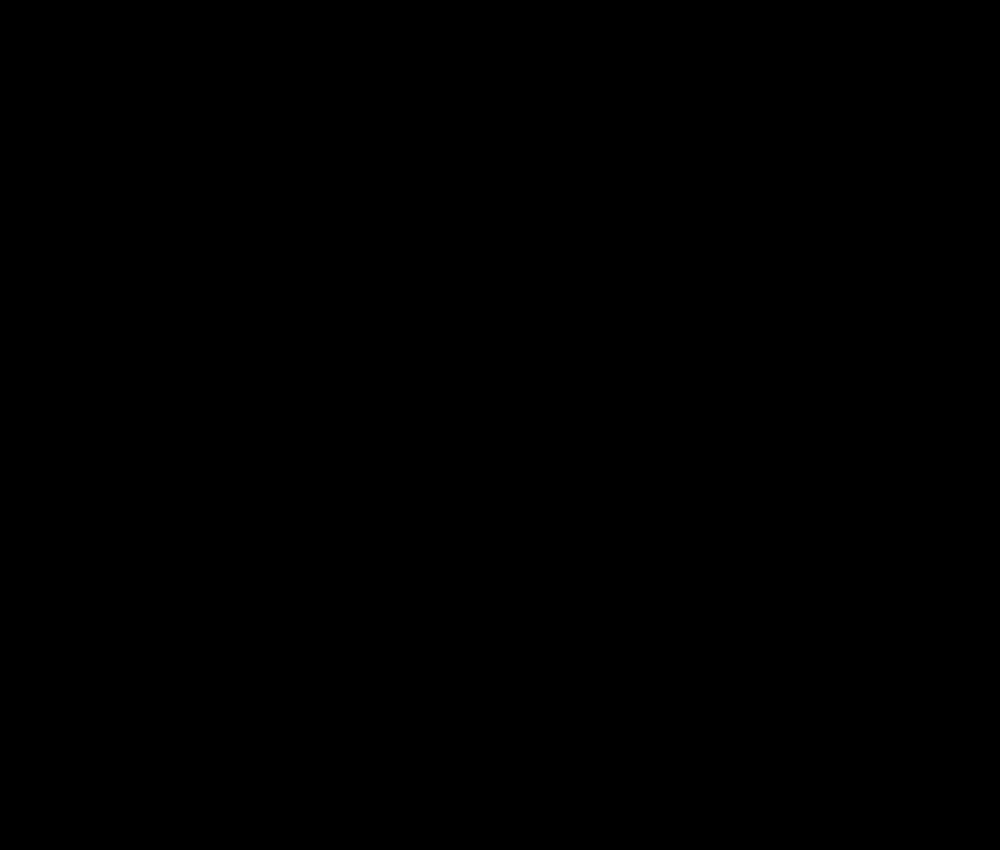
Frame 1 (no input)
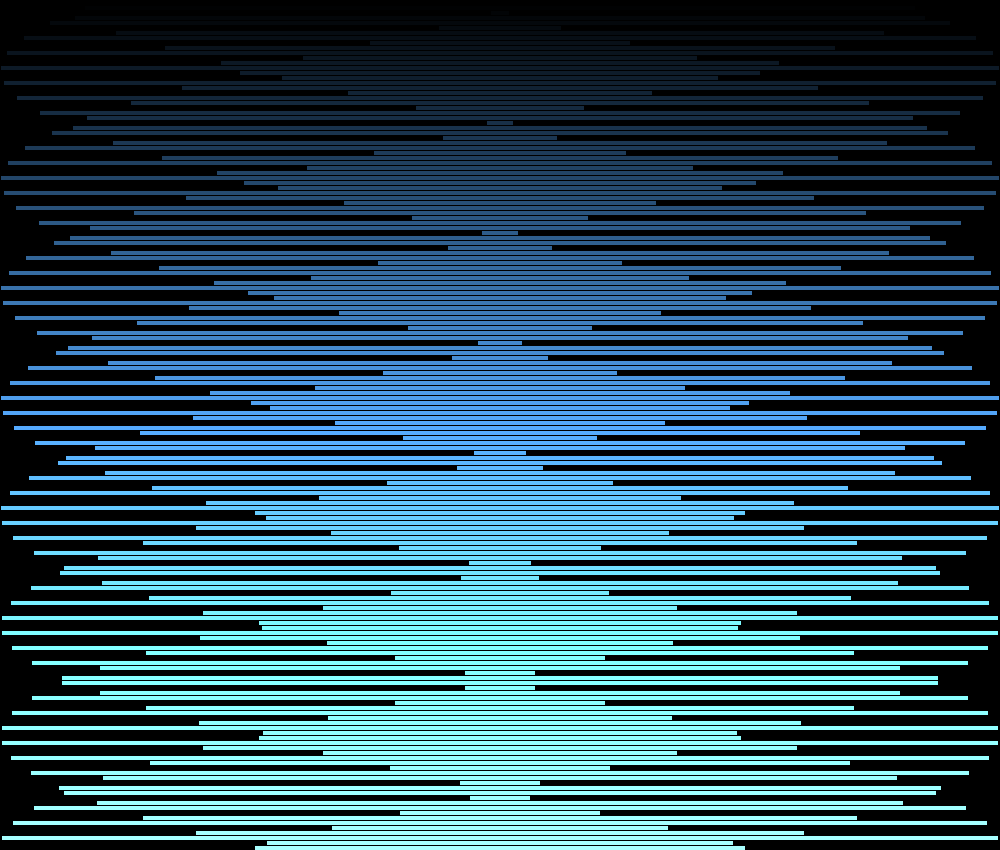
Frame 60 (the mouse pressed at the canvas centre just before this capture)
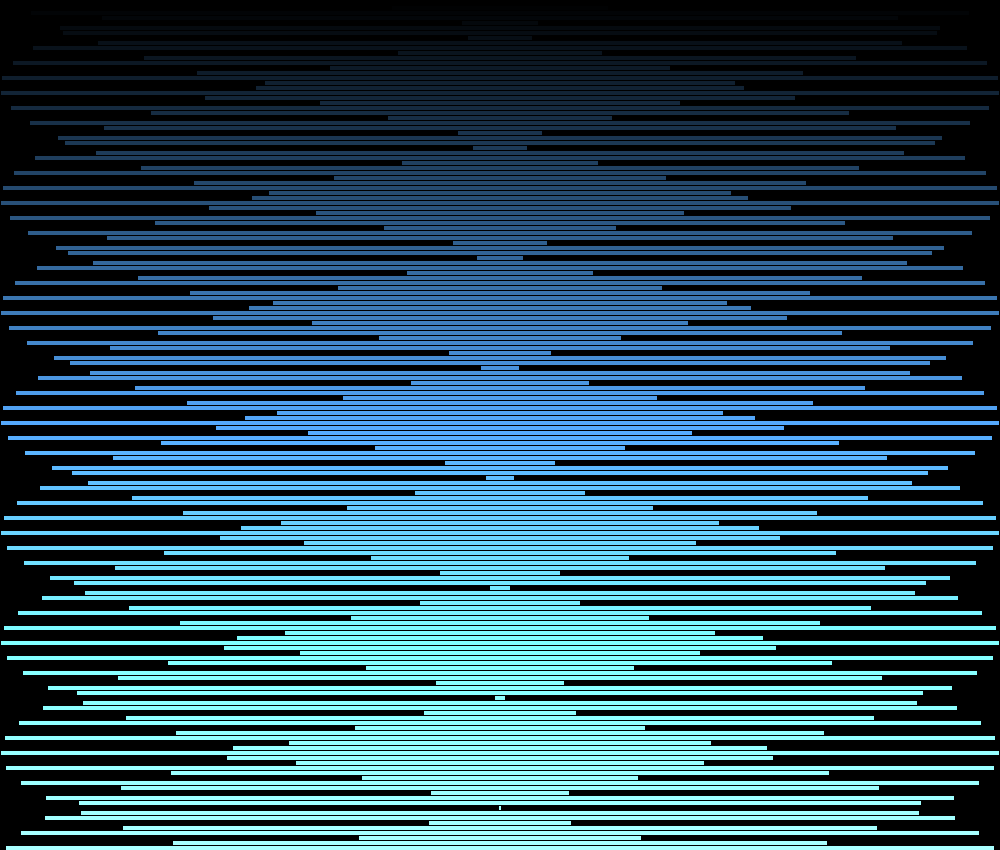
Frame 120 (the mouse held since frame 60 and released just before this capture)

The Processing sketch that drew these frames (run headless with seeded random() and noise(); from frame 60 on, the mouse is pressed at the canvas centre):

// Processing sketch: FunkyDNA
// ── FunkyDNA.pde
float theta;

int delay;
int delayBuffer;

void setup() {
  background(0);
  size(1000, 850);
  theta = 0;
  
  delay = 1;
  delayBuffer = 200;
}

void draw() {
  if (millis() > delayBuffer) {
    
    background(0);
    fill(255);
    for (int i = 0; i < height / 5; i++) {
      float rectWidth = (width * sin(theta + i));
      fill(i*1, i*2, i*3);
      rect(width / 2 - rectWidth / 2, i * 5, rectWidth, 5);
    }
    theta += 0.02;
    delayBuffer += delay;
    
  }
}
